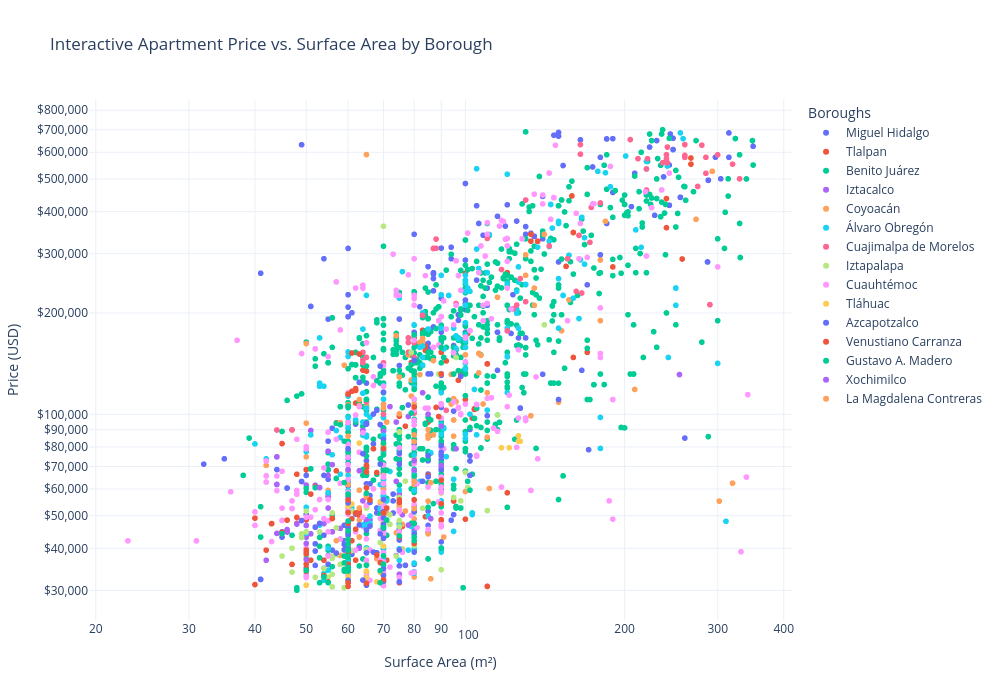

Notebook code cell kept with this figure:
### Markdown cell above
## 2.3 Price vs Size

- Showing: 
    - how size affects prices as it goes up or down and its distribution across a Scatter Plot (created using Plotly)
    - When you view the plot, you can click on any borough name in the legend to hide/show its data, or double-click a borough to isolate it completely while hiding all others - useful to compare two boroughs on top of each other

### Code cell
# Create an interactive scatter plot with log scaling
fig = px.scatter(
    df1,
    x='surface_covered_in_m2',
    y='price_aprox_usd',
    color='borough',                     
    log_x=True,                         
    log_y=True,                         
    hover_data=['borough', 'price_aprox_usd', 'surface_covered_in_m2'], 
    title='Interactive Apartment Price vs. Surface Area by Borough',
    labels={
        'surface_covered_in_m2': 'Surface Area (m²)',
        'price_aprox_usd': 'Price (USD)',
        'borough': 'Boroughs'
    },
    width=1000,
    height=700
)

# Format the axis ticks with clean numbers instead of scientific notation
fig.update_layout(
    xaxis=dict(tickformat=",.0f"),
    yaxis=dict(tickformat="$,.0f"),
    template="plotly_white"  
)

fig.show()

### Figure 1 — Plotly figure (JSON) as saved in the notebook; plotly's stock layout.template omitted (floating-point values rounded to 4 significant figures; data arrays with more than 128 entries replaced by an {"elided": "..."} marker saying what was removed)
{"data": [{"customdata": {"elided": "243x1 str values"}, "hovertemplate": "Boroughs=%{customdata[0]}<br>Surface Area (m²)=%{x}<br>Price (USD)=%{y}<extra></extra>", "legendgroup": "Miguel Hidalgo", "marker": {"color": "#636efa", "symbol": "circle"}, "mode": "markers", "name": "Miguel Hidalgo", "showlegend": true, "type": "scattergl", "x": {"elided": "243 float values"}, "xaxis": "x", "y": {"elided": "243 float values"}, "yaxis": "y"}, {"customdata": [["Tlalpan"], ["Tlalpan"], ["Tlalpan"], ["Tlalpan"], ["Tlalpan"], ["Tlalpan"], ["Tlalpan"], ["Tlalpan"], ["Tlalpan"], ["Tlalpan"], ["Tlalpan"], ["Tlalpan"], ["Tlalpan"], ["Tlalpan"], ["Tlalpan"], ["Tlalpan"], ["Tlalpan"], ["Tlalpan"], ["Tlalpan"], ["Tlalpan"], ["Tlalpan"], ["Tlalpan"], ["Tlalpan"], ["Tlalpan"], ["Tlalpan"], ["Tlalpan"], ["Tlalpan"], ["Tlalpan"], ["Tlalpan"], ["Tlalpan"], ["Tlalpan"], ["Tlalpan"], ["Tlalpan"], ["Tlalpan"], ["Tlalpan"], ["Tlalpan"], ["Tlalpan"], ["Tlalpan"], ["Tlalpan"], ["Tlalpan"], ["Tlalpan"], ["Tlalpan"], ["Tlalpan"], ["Tlalpan"], ["Tlalpan"], ["Tlalpan"], ["Tlalpan"], ["Tlalpan"], ["Tlalpan"], ["Tlalpan"], ["Tlalpan"], ["Tlalpan"], ["Tlalpan"], ["Tlalpan"], ["Tlalpan"], ["Tlalpan"], ["Tlalpan"], ["Tlalpan"], ["Tlalpan"], ["Tlalpan"], ["Tlalpan"], ["Tlalpan"], ["Tlalpan"], ["Tlalpan"], ["Tlalpan"], ["Tlalpan"], ["Tlalpan"], ["Tlalpan"], ["Tlalpan"], ["Tlalpan"], ["Tlalpan"], ["Tlalpan"], ["Tlalpan"], ["Tlalpan"], ["Tlalpan"], ["Tlalpan"], ["Tlalpan"], ["Tlalpan"], ["Tlalpan"], ["Tlalpan"], ["Tlalpan"], ["Tlalpan"], ["Tlalpan"], ["Tlalpan"]], "hovertemplate": "Boroughs=%{customdata[0]}<br>Surface Area (m²)=%{x}<br>Price (USD)=%{y}<extra></extra>", "legendgroup": "Tlalpan", "marker": {"color": "#EF553B", "symbol": "circle"}, "mode": "markers", "name": "Tlalpan", "showlegend": true, "type": "scattergl", "x": [100.0, 64.0, 95.0, 65.0, 50.0, 76.0, 137.0, 71.0, 110.0, 120.0, 63.0, 57.0, 57.0, 100.0, 48.0, 101.0, 103.0, 240.0, 63.0, 84.0, 50.0, 75.0, 85.0, 100.0, 240.0, 50.0, 133.0, 104.0, 267.0, 90.0, 170.0, 63.0, 92.0, 90.0, 79.0, 84.0, 137.0, 61.0, 137.0, 98.0, 48.0, 267.0, 70.0, 50.0, 85.0, 133.0, 110.0, 110.0, 120.0, 90.0, 97.0, 79.0, 57.0, 75.0, 97.0, 110.0, 160.0, 110.0, 160.0, 100.0, 137.0, 80.0, 155.0, 97.0, 84.0, 63.0, 45.0, 84.0, 160.0, 104.0, 105.0, 90.0, 62.0, 65.0, 257.0, 159.0, 75.0, 80.0, 160.0, 57.0, 65.0, 83.0, 190.0, 110.0], "xaxis": "x", "y": [48820.0, 135200.0, 55270.0, 69550.0, 68490.0, 46470.0, 326700.0, 36890.0, 30840.0, 263500.0, 51630.0, 94310.0, 94310.0, 136500.0, 47420.0, 173600.0, 97470.0, 358400.0, 50050.0, 154800.0, 68490.0, 98790.0, 65870.0, 262400.0, 437300.0, 48630.0, 326700.0, 103900.0, 577100.0, 116300.0, 152800.0, 43210.0, 144000.0, 48440.0, 142400.0, 154800.0, 326700.0, 48970.0, 326700.0, 131000.0, 66380.0, 553200.0, 86150.0, 68490.0, 94860.0, 342500.0, 141200.0, 141200.0, 58480.0, 152800.0, 126200.0, 142400.0, 94310.0, 31610.0, 126200.0, 141200.0, 346700.0, 30840.0, 346700.0, 110600.0, 326700.0, 168600.0, 275000.0, 126200.0, 49640.0, 50410.0, 81870.0, 159300.0, 346700.0, 103400.0, 104100.0, 48640.0, 108000.0, 69440.0, 289200.0, 445200.0, 98790.0, 68010.0, 147500.0, 94310.0, 134400.0, 177700.0, 274000.0, 141200.0], "yaxis": "y"}, {"customdata": {"elided": "774x1 str values"}, "hovertemplate": "Boroughs=%{customdata[0]}<br>Surface Area (m²)=%{x}<br>Price (USD)=%{y}<extra></extra>", "legendgroup": "Benito Juárez", "marker": {"color": "#00cc96", "symbol": "circle"}, "mode": "markers", "name": "Benito Juárez", "showlegend": true, "type": "scattergl", "x": {"elided": "774 float values"}, "xaxis": "x", "y": {"elided": "774 float values"}, "yaxis": "y"}, {"customdata": [["Iztacalco"], ["Iztacalco"], ["Iztacalco"], ["Iztacalco"], ["Iztacalco"], ["Iztacalco"], ["Iztacalco"], ["Iztacalco"], ["Iztacalco"], ["Iztacalco"], ["Iztacalco"], ["Iztacalco"], ["Iztacalco"], ["Iztacalco"], ["Iztacalco"], ["Iztacalco"], ["Iztacalco"], ["Iztacalco"], ["Iztacalco"], ["Iztacalco"], ["Iztacalco"], ["Iztacalco"], ["Iztacalco"], ["Iztacalco"], ["Iztacalco"], ["Iztacalco"], ["Iztacalco"], ["Iztacalco"], ["Iztacalco"], ["Iztacalco"], ["Iztacalco"], ["Iztacalco"], ["Iztacalco"], ["Iztacalco"], ["Iztacalco"], ["Iztacalco"], ["Iztacalco"], ["Iztacalco"], ["Iztacalco"], ["Iztacalco"], ["Iztacalco"], ["Iztacalco"], ["Iztacalco"], ["Iztacalco"], ["Iztacalco"], ["Iztacalco"], ["Iztacalco"], ["Iztacalco"], ["Iztacalco"], ["Iztacalco"], ["Iztacalco"], ["Iztacalco"], ["Iztacalco"], ["Iztacalco"], ["Iztacalco"], ["Iztacalco"], ["Iztacalco"], ["Iztacalco"], ["Iztacalco"], ["Iztacalco"], ["Iztacalco"], ["Iztacalco"], ["Iztacalco"], ["Iztacalco"], ["Iztacalco"], ["Iztacalco"], ["Iztacalco"], ["Iztacalco"], ["Iztacalco"], ["Iztacalco"], ["Iztacalco"], ["Iztacalco"], ["Iztacalco"], ["Iztacalco"], ["Iztacalco"], ["Iztacalco"], ["Iztacalco"], ["Iztacalco"], ["Iztacalco"]], "hovertemplate": "Boroughs=%{customdata[0]}<br>Surface Area (m²)=%{x}<br>Price (USD)=%{y}<extra></extra>", "legendgroup": "Iztacalco", "marker": {"color": "#ab63fa", "symbol": "circle"}, "mode": "markers", "name": "Iztacalco", "showlegend": true, "type": "scattergl", "x": [56.0, 254.0, 80.0, 54.0, 46.0, 80.0, 78.0, 51.0, 74.0, 64.0, 46.0, 69.0, 48.0, 70.0, 64.0, 50.0, 64.0, 83.0, 74.0, 50.0, 76.0, 44.0, 56.0, 51.0, 70.0, 63.0, 52.0, 65.0, 70.0, 75.0, 66.0, 75.0, 96.0, 50.0, 44.0, 56.0, 52.0, 72.0, 51.0, 44.0, 74.0, 46.0, 56.0, 85.0, 55.0, 46.0, 52.0, 55.0, 55.0, 55.0, 64.0, 50.0, 63.0, 58.0, 60.0, 56.0, 44.0, 50.0, 55.0, 44.0, 50.0, 70.0, 80.0, 55.0, 60.0, 63.0, 44.0, 50.0, 65.0, 50.0, 64.0, 74.0, 60.0, 55.0, 65.0, 42.0, 80.0, 52.0, 65.0], "xaxis": "x", "y": [70880.0, 131200.0, 68070.0, 47380.0, 44730.0, 68070.0, 98520.0, 89510.0, 38040.0, 89570.0, 44730.0, 54690.0, 47210.0, 33300.0, 46630.0, 44200.0, 55320.0, 115900.0, 38040.0, 43200.0, 50330.0, 61900.0, 44780.0, 89510.0, 89040.0, 40070.0, 61540.0, 57970.0, 46150.0, 33500.0, 48580.0, 57960.0, 79030.0, 43200.0, 61900.0, 44780.0, 61540.0, 105400.0, 44160.0, 44300.0, 94860.0, 44730.0, 44780.0, 100100.0, 65860.0, 45490.0, 46210.0, 52690.0, 57980.0, 56870.0, 89570.0, 61650.0, 40070.0, 45840.0, 33510.0, 44780.0, 61900.0, 43200.0, 56870.0, 74780.0, 43200.0, 33510.0, 43210.0, 77710.0, 39510.0, 67980.0, 74760.0, 43200.0, 33120.0, 46780.0, 89570.0, 63220.0, 39950.0, 77710.0, 48630.0, 36880.0, 45430.0, 61540.0, 45430.0], "yaxis": "y"}, {"customdata": [["Coyoacán"], ["Coyoacán"], ["Coyoacán"], ["Coyoacán"], ["Coyoacán"], ["Coyoacán"], ["Coyoacán"], ["Coyoacán"], ["Coyoacán"], ["Coyoacán"], ["Coyoacán"], ["Coyoacán"], ["Coyoacán"], ["Coyoacán"], ["Coyoacán"], ["Coyoacán"], ["Coyoacán"], ["Coyoacán"], ["Coyoacán"], ["Coyoacán"], ["Coyoacán"], ["Coyoacán"], ["Coyoacán"], ["Coyoacán"], ["Coyoacán"], ["Coyoacán"], ["Coyoacán"], ["Coyoacán"], ["Coyoacán"], ["Coyoacán"], ["Coyoacán"], ["Coyoacán"], ["Coyoacán"], ["Coyoacán"], ["Coyoacán"], ["Coyoacán"], ["Coyoacán"], ["Coyoacán"], ["Coyoacán"], ["Coyoacán"], ["Coyoacán"], ["Coyoacán"], ["Coyoacán"], ["Coyoacán"], ["Coyoacán"], ["Coyoacán"], ["Coyoacán"], ["Coyoacán"], ["Coyoacán"], ["Coyoacán"], ["Coyoacán"], ["Coyoacán"], ["Coyoacán"], ["Coyoacán"], ["Coyoacán"], ["Coyoacán"], ["Coyoacán"], ["Coyoacán"], ["Coyoacán"], ["Coyoacán"], ["Coyoacán"], ["Coyoacán"], ["Coyoacán"], ["Coyoacán"], ["Coyoacán"], ["Coyoacán"], ["Coyoacán"], ["Coyoacán"], ["Coyoacán"], ["Coyoacán"], ["Coyoacán"], ["Coyoacán"], ["Coyoacán"], ["Coyoacán"], ["Coyoacán"], ["Coyoacán"], ["Coyoacán"], ["Coyoacán"], ["Coyoacán"], ["Coyoacán"], ["Coyoacán"], ["Coyoacán"], ["Coyoacán"], ["Coyoacán"], ["Coyoacán"], ["Coyoacán"], ["Coyoacán"], ["Coyoacán"], ["Coyoacán"], ["Coyoacán"], ["Coyoacán"], ["Coyoacán"], ["Coyoacán"], ["Coyoacán"], ["Coyoacán"], ["Coyoacán"], ["Coyoacán"], ["Coyoacán"], ["Coyoacán"], ["Coyoacán"], ["Coyoacán"], ["Coyoacán"], ["Coyoacán"], ["Coyoacán"], ["Coyoacán"], ["Coyoacán"], ["Coyoacán"], ["Coyoacán"], ["Coyoacán"], ["Coyoacán"], ["Coyoacán"], ["Coyoacán"], ["Coyoacán"], ["Coyoacán"], ["Coyoacán"], ["Coyoacán"], ["Coyoacán"], ["Coyoacán"], ["Coyoacán"], ["Coyoacán"], ["Coyoacán"], ["Coyoacán"], ["Coyoacán"], ["Coyoacán"], ["Coyoacán"]], "hovertemplate": "Boroughs=%{customdata[0]}<br>Surface Area (m²)=%{x}<br>Price (USD)=%{y}<extra></extra>", "legendgroup": "Coyoacán", "marker": {"color": "#FFA15A", "symbol": "circle"}, "mode": "markers", "name": "Coyoacán", "showlegend": true, "type": "scattergl", "x": [50.0, 100.0, 86.0, 80.0, 302.0, 63.0, 60.0, 63.0, 76.0, 70.0, 293.0, 108.0, 80.0, 133.0, 75.0, 180.0, 180.0, 94.0, 66.0, 110.0, 78.0, 86.0, 70.0, 60.0, 42.0, 85.0, 70.0, 80.0, 94.0, 74.0, 110.0, 65.0, 65.0, 152.0, 75.0, 85.0, 70.0, 70.0, 75.0, 83.0, 70.0, 60.0, 75.0, 60.0, 74.0, 83.0, 60.0, 78.0, 90.0, 70.0, 75.0, 87.0, 79.0, 70.0, 63.0, 106.0, 55.0, 42.0, 85.0, 100.0, 82.0, 83.0, 59.0, 80.0, 70.0, 90.0, 80.0, 63.0, 85.0, 70.0, 65.0, 135.0, 91.0, 95.0, 150.0, 70.0, 60.0, 111.0, 60.0, 80.0, 70.0, 75.0, 60.0, 85.0, 50.0, 157.0, 60.0, 82.0, 60.0, 77.0, 80.0, 63.0, 90.0, 293.0, 75.0, 85.0, 71.0, 68.0, 63.0, 115.0, 135.0, 85.0, 100.0, 141.0, 76.0, 60.0, 95.0, 58.0, 60.0, 90.0, 107.0, 70.0, 106.0, 87.0, 50.0, 65.0, 70.0, 58.0, 96.0, 320.0, 71.0, 70.0, 95.0, 65.0, 79.0], "xaxis": "x", "y": [94140.0, 58990.0, 62640.0, 107300.0, 55250.0, 52700.0, 47680.0, 106100.0, 39770.0, 62430.0, 526900.0, 107300.0, 86860.0, 99070.0, 53110.0, 189700.0, 287200.0, 131400.0, 47190.0, 85530.0, 150200.0, 32470.0, 61880.0, 106700.0, 70550.0, 85550.0, 39770.0, 73900.0, 107300.0, 44500.0, 115900.0, 590700.0, 33980.0, 177100.0, 47140.0, 44150.0, 77570.0, 65860.0, 129100.0, 163800.0, 76400.0, 61880.0, 100400.0, 67580.0, 171300.0, 168000.0, 106700.0, 150200.0, 55250.0, 63900.0, 48100.0, 86880.0, 113300.0, 107300.0, 110600.0, 151700.0, 59430.0, 70550.0, 85000.0, 158100.0, 131200.0, 168000.0, 140000.0, 48890.0, 47680.0, 80610.0, 82930.0, 43180.0, 86860.0, 81080.0, 56800.0, 210700.0, 43200.0, 86140.0, 108600.0, 44660.0, 47680.0, 60220.0, 106700.0, 32880.0, 104300.0, 53780.0, 81080.0, 55240.0, 162200.0, 218900.0, 61880.0, 163700.0, 86140.0, 51630.0, 61900.0, 59540.0, 107300.0, 526900.0, 88760.0, 86860.0, 94860.0, 37250.0, 48520.0, 222600.0, 237100.0, 90090.0, 150200.0, 342500.0, 47130.0, 40390.0, 96210.0, 94440.0, 53100.0, 58990.0, 149600.0, 54790.0, 132800.0, 144400.0, 74760.0, 105400.0, 60060.0, 38090.0, 109100.0, 62450.0, 50900.0, 44940.0, 111300.0, 53160.0, 126400.0], "yaxis": "y"}, {"customdata": {"elided": "248x1 str values"}, "hovertemplate": "Boroughs=%{customdata[0]}<br>Surface Area (m²)=%{x}<br>Price (USD)=%{y}<extra></extra>", "legendgroup": "Álvaro Obregón", "marker": {"color": "#19d3f3", "symbol": "circle"}, "mode": "markers", "name": "Álvaro Obregón", "showlegend": true, "type": "scattergl", "x": {"elided": "248 float values"}, "xaxis": "x", "y": {"elided": "248 float values"}, "yaxis": "y"}, {"customdata": [["Cuajimalpa de Morelos"], ["Cuajimalpa de Morelos"], ["Cuajimalpa de Morelos"], ["Cuajimalpa de Morelos"], ["Cuajimalpa de Morelos"], ["Cuajimalpa de Morelos"], ["Cuajimalpa de Morelos"], ["Cuajimalpa de Morelos"], ["Cuajimalpa de Morelos"], ["Cuajimalpa de Morelos"], ["Cuajimalpa de Morelos"], ["Cuajimalpa de Morelos"], ["Cuajimalpa de Morelos"], ["Cuajimalpa de Morelos"], ["Cuajimalpa de Morelos"], ["Cuajimalpa de Morelos"], ["Cuajimalpa de Morelos"], ["Cuajimalpa de Morelos"], ["Cuajimalpa de Morelos"], ["Cuajimalpa de Morelos"], ["Cuajimalpa de Morelos"], ["Cuajimalpa de Morelos"], ["Cuajimalpa de Morelos"], ["Cuajimalpa de Morelos"], ["Cuajimalpa de Morelos"], ["Cuajimalpa de Morelos"], ["Cuajimalpa de Morelos"], ["Cuajimalpa de Morelos"], ["Cuajimalpa de Morelos"], ["Cuajimalpa de Morelos"], ["Cuajimalpa de Morelos"], ["Cuajimalpa de Morelos"], ["Cuajimalpa de Morelos"], ["Cuajimalpa de Morelos"], ["Cuajimalpa de Morelos"], ["Cuajimalpa de Morelos"], ["Cuajimalpa de Morelos"], ["Cuajimalpa de Morelos"], ["Cuajimalpa de Morelos"], ["Cuajimalpa de Morelos"], ["Cuajimalpa de Morelos"], ["Cuajimalpa de Morelos"], ["Cuajimalpa de Morelos"], ["Cuajimalpa de Morelos"], ["Cuajimalpa de Morelos"], ["Cuajimalpa de Morelos"], ["Cuajimalpa de Morelos"], ["Cuajimalpa de Morelos"], ["Cuajimalpa de Morelos"], ["Cuajimalpa de Morelos"], ["Cuajimalpa de Morelos"], ["Cuajimalpa de Morelos"], ["Cuajimalpa de Morelos"], ["Cuajimalpa de Morelos"], ["Cuajimalpa de Morelos"], ["Cuajimalpa de Morelos"], ["Cuajimalpa de Morelos"], ["Cuajimalpa de Morelos"], ["Cuajimalpa de Morelos"], ["Cuajimalpa de Morelos"], ["Cuajimalpa de Morelos"], ["Cuajimalpa de Morelos"], ["Cuajimalpa de Morelos"], ["Cuajimalpa de Morelos"], ["Cuajimalpa de Morelos"], ["Cuajimalpa de Morelos"], ["Cuajimalpa de Morelos"], ["Cuajimalpa de Morelos"], ["Cuajimalpa de Morelos"], ["Cuajimalpa de Morelos"], ["Cuajimalpa de Morelos"], ["Cuajimalpa de Morelos"], ["Cuajimalpa de Morelos"], ["Cuajimalpa de Morelos"], ["Cuajimalpa de Morelos"], ["Cuajimalpa de Morelos"], ["Cuajimalpa de Morelos"], ["Cuajimalpa de Morelos"], ["Cuajimalpa de Morelos"], ["Cuajimalpa de Morelos"], ["Cuajimalpa de Morelos"], ["Cuajimalpa de Morelos"], ["Cuajimalpa de Morelos"], ["Cuajimalpa de Morelos"], ["Cuajimalpa de Morelos"], ["Cuajimalpa de Morelos"], ["Cuajimalpa de Morelos"]], "hovertemplate": "Boroughs=%{customdata[0]}<br>Surface Area (m²)=%{x}<br>Price (USD)=%{y}<extra></extra>", "legendgroup": "Cuajimalpa de Morelos", "marker": {"color": "#FF6692", "symbol": "circle"}, "mode": "markers", "name": "Cuajimalpa de Morelos", "showlegend": true, "type": "scattergl", "x": [83.0, 320.0, 47.0, 65.0, 162.0, 44.0, 212.0, 80.0, 110.0, 330.0, 221.0, 241.0, 117.0, 205.0, 80.0, 110.0, 280.0, 156.0, 240.0, 127.0, 83.0, 78.0, 290.0, 78.0, 96.0, 47.0, 125.0, 83.0, 130.0, 80.0, 65.0, 285.0, 220.0, 120.0, 78.0, 156.0, 130.0, 80.0, 87.0, 285.0, 260.0, 173.0, 47.0, 80.0, 166.0, 144.0, 70.0, 241.0, 172.0, 300.0, 65.0, 83.0, 123.0, 65.0, 220.0, 241.0, 80.0, 164.0, 64.0, 180.0, 64.0, 275.0, 236.0, 92.0, 83.0, 78.0, 165.0, 260.0, 80.0, 87.0, 83.0, 78.0, 240.0, 165.0, 87.0, 260.0, 64.0, 290.0, 88.0, 241.0, 120.0, 47.0, 80.0, 88.0, 87.0, 78.0, 70.0], "xaxis": "x", "y": [196800.0, 553300.0, 89900.0, 147600.0, 231800.0, 89830.0, 574300.0, 163400.0, 332800.0, 500500.0, 574300.0, 558500.0, 269200.0, 654500.0, 100900.0, 337200.0, 630000.0, 289800.0, 574400.0, 253000.0, 196800.0, 152800.0, 211700.0, 163400.0, 213400.0, 89900.0, 211100.0, 196800.0, 216000.0, 163400.0, 108900.0, 519600.0, 463600.0, 177000.0, 168600.0, 289800.0, 432900.0, 163400.0, 310900.0, 579700.0, 587500.0, 411700.0, 89900.0, 163300.0, 229200.0, 316200.0, 100100.0, 558600.0, 324100.0, 590000.0, 108900.0, 196800.0, 205500.0, 108900.0, 535400.0, 558600.0, 147600.0, 339800.0, 152800.0, 424300.0, 142300.0, 475000.0, 558600.0, 102700.0, 196800.0, 152800.0, 592400.0, 579600.0, 100900.0, 310900.0, 196800.0, 168600.0, 590200.0, 632400.0, 310900.0, 632400.0, 144900.0, 211600.0, 311200.0, 621800.0, 177000.0, 89900.0, 147600.0, 331500.0, 310900.0, 168600.0, 142300.0], "yaxis": "y"}, {"customdata": [["Iztapalapa"], ["Iztapalapa"], ["Iztapalapa"], ["Iztapalapa"], ["Iztapalapa"], ["Iztapalapa"], ["Iztapalapa"], ["Iztapalapa"], ["Iztapalapa"], ["Iztapalapa"], ["Iztapalapa"], ["Iztapalapa"], ["Iztapalapa"], ["Iztapalapa"], ["Iztapalapa"], ["Iztapalapa"], ["Iztapalapa"], ["Iztapalapa"], ["Iztapalapa"], ["Iztapalapa"], ["Iztapalapa"], ["Iztapalapa"], ["Iztapalapa"], ["Iztapalapa"], ["Iztapalapa"], ["Iztapalapa"], ["Iztapalapa"], ["Iztapalapa"], ["Iztapalapa"], ["Iztapalapa"], ["Iztapalapa"], ["Iztapalapa"], ["Iztapalapa"], ["Iztapalapa"], ["Iztapalapa"], ["Iztapalapa"], ["Iztapalapa"], ["Iztapalapa"], ["Iztapalapa"], ["Iztapalapa"], ["Iztapalapa"], ["Iztapalapa"], ["Iztapalapa"], ["Iztapalapa"], ["Iztapalapa"], ["Iztapalapa"], ["Iztapalapa"], ["Iztapalapa"], ["Iztapalapa"], ["Iztapalapa"], ["Iztapalapa"], ["Iztapalapa"], ["Iztapalapa"], ["Iztapalapa"], ["Iztapalapa"], ["Iztapalapa"], ["Iztapalapa"], ["Iztapalapa"], ["Iztapalapa"], ["Iztapalapa"], ["Iztapalapa"], ["Iztapalapa"], ["Iztapalapa"], ["Iztapalapa"], ["Iztapalapa"], ["Iztapalapa"], ["Iztapalapa"], ["Iztapalapa"], ["Iztapalapa"], ["Iztapalapa"], ["Iztapalapa"], ["Iztapalapa"], ["Iztapalapa"], ["Iztapalapa"], ["Iztapalapa"], ["Iztapalapa"], ["Iztapalapa"], ["Iztapalapa"], ["Iztapalapa"], ["Iztapalapa"], ["Iztapalapa"], ["Iztapalapa"], ["Iztapalapa"]], "hovertemplate": "Boroughs=%{customdata[0]}<br>Surface Area (m²)=%{x}<br>Price (USD)=%{y}<extra></extra>", "legendgroup": "Iztapalapa", "marker": {"color": "#B6E880", "symbol": "circle"}, "mode": "markers", "name": "Iztapalapa", "showlegend": true, "type": "scattergl", "x": [61.0, 65.0, 56.0, 60.0, 65.0, 101.0, 98.0, 75.0, 56.0, 72.0, 47.0, 110.0, 49.0, 54.0, 57.0, 47.0, 50.0, 60.0, 96.0, 75.0, 65.0, 50.0, 90.0, 70.0, 74.0, 70.0, 61.0, 60.0, 57.0, 54.0, 70.0, 69.0, 58.0, 45.0, 60.0, 65.0, 70.0, 141.0, 83.0, 50.0, 50.0, 89.0, 90.0, 50.0, 50.0, 56.0, 60.0, 50.0, 80.0, 80.0, 76.0, 69.0, 77.0, 100.0, 49.0, 90.0, 72.0, 60.0, 55.0, 75.0, 59.0, 56.0, 56.0, 90.0, 65.0, 49.0, 60.0, 79.0, 65.0, 52.0, 49.0, 50.0, 75.0, 53.0, 49.0, 80.0, 50.0, 49.0, 72.0, 115.0, 95.0, 58.0, 60.0], "xaxis": "x", "y": [39410.0, 35980.0, 30720.0, 34720.0, 31720.0, 60590.0, 55330.0, 46360.0, 37930.0, 50330.0, 33990.0, 51770.0, 44170.0, 32910.0, 38330.0, 40040.0, 41370.0, 63930.0, 147500.0, 56640.0, 60590.0, 44780.0, 54280.0, 31590.0, 37920.0, 361900.0, 51630.0, 34250.0, 46000.0, 34830.0, 33510.0, 36510.0, 35830.0, 37940.0, 34250.0, 60590.0, 48630.0, 184400.0, 52570.0, 31090.0, 32920.0, 131700.0, 34560.0, 44780.0, 44780.0, 33490.0, 44280.0, 51590.0, 51110.0, 40770.0, 39510.0, 41620.0, 63340.0, 67190.0, 44170.0, 58390.0, 47120.0, 34560.0, 32860.0, 48400.0, 30580.0, 51000.0, 37350.0, 131700.0, 52680.0, 44170.0, 41890.0, 152600.0, 39780.0, 32820.0, 43090.0, 37930.0, 88510.0, 44790.0, 43090.0, 51120.0, 33610.0, 43090.0, 47120.0, 99520.0, 56630.0, 35880.0, 32170.0], "yaxis": "y"}, {"customdata": {"elided": "310x1 str values"}, "hovertemplate": "Boroughs=%{customdata[0]}<br>Surface Area (m²)=%{x}<br>Price (USD)=%{y}<extra></extra>", "legendgroup": "Cuauhtémoc", "marker": {"color": "#FF97FF", "symbol": "circle"}, "mode": "markers", "name": "Cuauhtémoc", "showlegend": true, "type": "scattergl", "x": {"elided": "310 float values"}, "xaxis": "x", "y": {"elided": "310 float values"}, "yaxis": "y"}, {"customdata": [["Tláhuac"], ["Tláhuac"], ["Tláhuac"], ["Tláhuac"], ["Tláhuac"], ["Tláhuac"], ["Tláhuac"], ["Tláhuac"], ["Tláhuac"], ["Tláhuac"], ["Tláhuac"], ["Tláhuac"], ["Tláhuac"], ["Tláhuac"], ["Tláhuac"], ["Tláhuac"], ["Tláhuac"], ["Tláhuac"], ["Tláhuac"], ["Tláhuac"], ["Tláhuac"], ["Tláhuac"], ["Tláhuac"], ["Tláhuac"], ["Tláhuac"], ["Tláhuac"]], "hovertemplate": "Boroughs=%{customdata[0]}<br>Surface Area (m²)=%{x}<br>Price (USD)=%{y}<extra></extra>", "legendgroup": "Tláhuac", "marker": {"color": "#FECB52", "symbol": "circle"}, "mode": "markers", "name": "Tláhuac", "showlegend": true, "type": "scattergl", "x": [60.0, 50.0, 60.0, 60.0, 127.0, 60.0, 60.0, 65.0, 121.0, 126.0, 63.0, 65.0, 61.0, 69.0, 70.0, 68.0, 69.0, 50.0, 60.0, 69.0, 69.0, 60.0, 117.0, 50.0, 126.0, 60.0], "xaxis": "x", "y": [53400.0, 38300.0, 33930.0, 53400.0, 83180.0, 32760.0, 33930.0, 32760.0, 79570.0, 83160.0, 82140.0, 34250.0, 54170.0, 33930.0, 40590.0, 31820.0, 54950.0, 39250.0, 34510.0, 54930.0, 54950.0, 53400.0, 79570.0, 31090.0, 86380.0, 53400.0], "yaxis": "y"}, {"customdata": [["Azcapotzalco"], ["Azcapotzalco"], ["Azcapotzalco"], ["Azcapotzalco"], ["Azcapotzalco"], ["Azcapotzalco"], ["Azcapotzalco"], ["Azcapotzalco"], ["Azcapotzalco"], ["Azcapotzalco"], ["Azcapotzalco"], ["Azcapotzalco"], ["Azcapotzalco"], ["Azcapotzalco"], ["Azcapotzalco"], ["Azcapotzalco"], ["Azcapotzalco"], ["Azcapotzalco"], ["Azcapotzalco"], ["Azcapotzalco"], ["Azcapotzalco"], ["Azcapotzalco"], ["Azcapotzalco"], ["Azcapotzalco"], ["Azcapotzalco"], ["Azcapotzalco"], ["Azcapotzalco"], ["Azcapotzalco"], ["Azcapotzalco"], ["Azcapotzalco"], ["Azcapotzalco"], ["Azcapotzalco"], ["Azcapotzalco"], ["Azcapotzalco"], ["Azcapotzalco"], ["Azcapotzalco"], ["Azcapotzalco"], ["Azcapotzalco"], ["Azcapotzalco"], ["Azcapotzalco"], ["Azcapotzalco"], ["Azcapotzalco"], ["Azcapotzalco"], ["Azcapotzalco"], ["Azcapotzalco"], ["Azcapotzalco"], ["Azcapotzalco"], ["Azcapotzalco"], ["Azcapotzalco"], ["Azcapotzalco"], ["Azcapotzalco"], ["Azcapotzalco"], ["Azcapotzalco"], ["Azcapotzalco"], ["Azcapotzalco"], ["Azcapotzalco"], ["Azcapotzalco"], ["Azcapotzalco"], ["Azcapotzalco"], ["Azcapotzalco"], ["Azcapotzalco"], ["Azcapotzalco"], ["Azcapotzalco"], ["Azcapotzalco"], ["Azcapotzalco"], ["Azcapotzalco"], ["Azcapotzalco"], ["Azcapotzalco"], ["Azcapotzalco"], ["Azcapotzalco"], ["Azcapotzalco"], ["Azcapotzalco"], ["Azcapotzalco"], ["Azcapotzalco"], ["Azcapotzalco"], ["Azcapotzalco"], ["Azcapotzalco"], ["Azcapotzalco"], ["Azcapotzalco"], ["Azcapotzalco"], ["Azcapotzalco"], ["Azcapotzalco"], ["Azcapotzalco"], ["Azcapotzalco"], ["Azcapotzalco"], ["Azcapotzalco"], ["Azcapotzalco"], ["Azcapotzalco"], ["Azcapotzalco"], ["Azcapotzalco"], ["Azcapotzalco"], ["Azcapotzalco"], ["Azcapotzalco"], ["Azcapotzalco"], ["Azcapotzalco"], ["Azcapotzalco"], ["Azcapotzalco"], ["Azcapotzalco"], ["Azcapotzalco"], ["Azcapotzalco"], ["Azcapotzalco"], ["Azcapotzalco"], ["Azcapotzalco"], ["Azcapotzalco"], ["Azcapotzalco"], ["Azcapotzalco"], ["Azcapotzalco"]], "hovertemplate": "Boroughs=%{customdata[0]}<br>Surface Area (m²)=%{x}<br>Price (USD)=%{y}<extra></extra>", "legendgroup": "Azcapotzalco", "marker": {"color": "#636efa", "symbol": "circle"}, "mode": "markers", "name": "Azcapotzalco", "showlegend": true, "type": "scattergl", "x": [70.0, 90.0, 98.0, 64.0, 75.0, 49.0, 75.0, 70.0, 60.0, 90.0, 70.0, 75.0, 52.0, 90.0, 60.0, 85.0, 150.0, 69.0, 70.0, 64.0, 65.0, 65.0, 67.0, 75.0, 60.0, 60.0, 66.0, 70.0, 98.0, 49.0, 80.0, 69.0, 130.0, 102.0, 65.0, 63.0, 60.0, 102.0, 54.0, 70.0, 67.0, 77.0, 41.0, 65.0, 94.0, 46.0, 70.0, 80.0, 80.0, 55.0, 80.0, 70.0, 44.0, 65.0, 64.0, 69.0, 60.0, 46.0, 68.0, 69.0, 65.0, 90.0, 49.0, 41.0, 60.0, 80.0, 63.0, 59.0, 49.0, 60.0, 60.0, 65.0, 69.0, 65.0, 102.0, 65.0, 46.0, 77.0, 54.0, 65.0, 63.0, 65.0, 57.0, 65.0, 140.0, 68.0, 63.0, 90.0, 60.0, 41.0, 85.0, 69.0, 75.0, 66.0, 70.0, 60.0, 80.0, 70.0, 83.0, 65.0, 67.0, 80.0, 102.0, 70.0, 65.0, 65.0, 53.0], "xaxis": "x", "y": [55850.0, 77140.0, 129700.0, 76400.0, 31820.0, 48340.0, 71130.0, 45840.0, 55850.0, 75380.0, 42820.0, 76610.0, 46260.0, 68510.0, 44200.0, 75380.0, 110700.0, 93260.0, 31930.0, 76400.0, 94050.0, 38780.0, 81660.0, 42820.0, 47630.0, 54580.0, 54760.0, 51390.0, 129700.0, 63170.0, 144600.0, 139100.0, 168600.0, 72690.0, 93520.0, 124400.0, 43690.0, 65860.0, 43730.0, 49280.0, 38990.0, 35620.0, 32350.0, 45310.0, 48480.0, 60390.0, 47100.0, 144600.0, 144600.0, 83240.0, 51410.0, 34830.0, 68530.0, 93520.0, 32180.0, 93260.0, 32140.0, 60390.0, 102700.0, 44150.0, 94050.0, 80640.0, 63170.0, 32350.0, 44780.0, 144600.0, 46940.0, 41110.0, 631700.0, 40040.0, 79030.0, 94050.0, 93260.0, 94050.0, 75360.0, 93540.0, 60390.0, 35620.0, 65870.0, 94050.0, 124400.0, 93520.0, 38740.0, 94050.0, 131500.0, 38810.0, 124400.0, 75380.0, 79030.0, 32350.0, 65190.0, 71130.0, 39570.0, 46570.0, 116400.0, 45840.0, 44140.0, 84300.0, 63240.0, 93520.0, 100200.0, 38990.0, 72710.0, 33190.0, 93540.0, 94050.0, 47420.0], "yaxis": "y"}, {"customdata": [["Venustiano Carranza"], ["Venustiano Carranza"], ["Venustiano Carranza"], ["Venustiano Carranza"], ["Venustiano Carranza"], ["Venustiano Carranza"], ["Venustiano Carranza"], ["Venustiano Carranza"], ["Venustiano Carranza"], ["Venustiano Carranza"], ["Venustiano Carranza"], ["Venustiano Carranza"], ["Venustiano Carranza"], ["Venustiano Carranza"], ["Venustiano Carranza"], ["Venustiano Carranza"], ["Venustiano Carranza"], ["Venustiano Carranza"], ["Venustiano Carranza"], ["Venustiano Carranza"], ["Venustiano Carranza"], ["Venustiano Carranza"], ["Venustiano Carranza"], ["Venustiano Carranza"], ["Venustiano Carranza"], ["Venustiano Carranza"], ["Venustiano Carranza"], ["Venustiano Carranza"], ["Venustiano Carranza"], ["Venustiano Carranza"], ["Venustiano Carranza"], ["Venustiano Carranza"], ["Venustiano Carranza"], ["Venustiano Carranza"], ["Venustiano Carranza"], ["Venustiano Carranza"], ["Venustiano Carranza"], ["Venustiano Carranza"], ["Venustiano Carranza"], ["Venustiano Carranza"], ["Venustiano Carranza"], ["Venustiano Carranza"], ["Venustiano Carranza"], ["Venustiano Carranza"], ["Venustiano Carranza"], ["Venustiano Carranza"], ["Venustiano Carranza"], ["Venustiano Carranza"], ["Venustiano Carranza"], ["Venustiano Carranza"], ["Venustiano Carranza"], ["Venustiano Carranza"], ["Venustiano Carranza"], ["Venustiano Carranza"], ["Venustiano Carranza"], ["Venustiano Carranza"], ["Venustiano Carranza"], ["Venustiano Carranza"], ["Venustiano Carranza"], ["Venustiano Carranza"], ["Venustiano Carranza"], ["Venustiano Carranza"], ["Venustiano Carranza"], ["Venustiano Carranza"], ["Venustiano Carranza"], ["Venustiano Carranza"], ["Venustiano Carranza"], ["Venustiano Carranza"], ["Venustiano Carranza"], ["Venustiano Carranza"], ["Venustiano Carranza"], ["Venustiano Carranza"], ["Venustiano Carranza"], ["Venustiano Carranza"], ["Venustiano Carranza"], ["Venustiano Carranza"], ["Venustiano Carranza"]], "hovertemplate": "Boroughs=%{customdata[0]}<br>Surface Area (m²)=%{x}<br>Price (USD)=%{y}<extra></extra>", "legendgroup": "Venustiano Carranza", "marker": {"color": "#EF553B", "symbol": "circle"}, "mode": "markers", "name": "Venustiano Carranza", "showlegend": true, "type": "scattergl", "x": [80.0, 48.0, 50.0, 40.0, 62.0, 89.0, 70.0, 54.0, 50.0, 65.0, 66.0, 50.0, 70.0, 75.0, 60.0, 43.0, 62.0, 88.0, 69.0, 52.0, 43.0, 50.0, 95.0, 50.0, 65.0, 51.0, 62.0, 80.0, 50.0, 70.0, 62.0, 71.0, 40.0, 54.0, 45.0, 56.0, 68.0, 60.0, 60.0, 67.0, 62.0, 56.0, 50.0, 90.0, 90.0, 61.0, 43.0, 57.0, 62.0, 60.0, 43.0, 65.0, 61.0, 61.0, 77.0, 51.0, 43.0, 60.0, 65.0, 60.0, 68.0, 60.0, 55.0, 43.0, 63.0, 43.0, 46.0, 80.0, 90.0, 56.0, 42.0, 60.0, 47.0, 60.0, 75.0, 75.0, 50.0], "xaxis": "x", "y": [41360.0, 49420.0, 34720.0, 31230.0, 117700.0, 98500.0, 32280.0, 33220.0, 34720.0, 60480.0, 55690.0, 35910.0, 50950.0, 54790.0, 31610.0, 47350.0, 36890.0, 104800.0, 36270.0, 60960.0, 47350.0, 35890.0, 131700.0, 34190.0, 70600.0, 57960.0, 117700.0, 55690.0, 38900.0, 79030.0, 45580.0, 52690.0, 49170.0, 36880.0, 44620.0, 49050.0, 38210.0, 114800.0, 38900.0, 79030.0, 50940.0, 49050.0, 38470.0, 131700.0, 63750.0, 152100.0, 47350.0, 67970.0, 119200.0, 35890.0, 47350.0, 31510.0, 42160.0, 117100.0, 92200.0, 36880.0, 47350.0, 51110.0, 67440.0, 114800.0, 67180.0, 30830.0, 31790.0, 47350.0, 151100.0, 47350.0, 48510.0, 105100.0, 54270.0, 49050.0, 39510.0, 47420.0, 35840.0, 55690.0, 55690.0, 43200.0, 39520.0], "yaxis": "y"}, {"customdata": [["Gustavo A. Madero"], ["Gustavo A. Madero"], ["Gustavo A. Madero"], ["Gustavo A. Madero"], ["Gustavo A. Madero"], ["Gustavo A. Madero"], ["Gustavo A. Madero"], ["Gustavo A. Madero"], ["Gustavo A. Madero"], ["Gustavo A. Madero"], ["Gustavo A. Madero"], ["Gustavo A. Madero"], ["Gustavo A. Madero"], ["Gustavo A. Madero"], ["Gustavo A. Madero"], ["Gustavo A. Madero"], ["Gustavo A. Madero"], ["Gustavo A. Madero"], ["Gustavo A. Madero"], ["Gustavo A. Madero"], ["Gustavo A. Madero"], ["Gustavo A. Madero"], ["Gustavo A. Madero"], ["Gustavo A. Madero"], ["Gustavo A. Madero"], ["Gustavo A. Madero"], ["Gustavo A. Madero"], ["Gustavo A. Madero"], ["Gustavo A. Madero"], ["Gustavo A. Madero"], ["Gustavo A. Madero"], ["Gustavo A. Madero"], ["Gustavo A. Madero"], ["Gustavo A. Madero"], ["Gustavo A. Madero"], ["Gustavo A. Madero"], ["Gustavo A. Madero"], ["Gustavo A. Madero"], ["Gustavo A. Madero"], ["Gustavo A. Madero"], ["Gustavo A. Madero"], ["Gustavo A. Madero"], ["Gustavo A. Madero"], ["Gustavo A. Madero"], ["Gustavo A. Madero"], ["Gustavo A. Madero"], ["Gustavo A. Madero"], ["Gustavo A. Madero"], ["Gustavo A. Madero"], ["Gustavo A. Madero"], ["Gustavo A. Madero"], ["Gustavo A. Madero"], ["Gustavo A. Madero"], ["Gustavo A. Madero"], ["Gustavo A. Madero"], ["Gustavo A. Madero"], ["Gustavo A. Madero"], ["Gustavo A. Madero"], ["Gustavo A. Madero"], ["Gustavo A. Madero"], ["Gustavo A. Madero"], ["Gustavo A. Madero"], ["Gustavo A. Madero"], ["Gustavo A. Madero"], ["Gustavo A. Madero"], ["Gustavo A. Madero"], ["Gustavo A. Madero"], ["Gustavo A. Madero"], ["Gustavo A. Madero"], ["Gustavo A. Madero"], ["Gustavo A. Madero"], ["Gustavo A. Madero"], ["Gustavo A. Madero"], ["Gustavo A. Madero"], ["Gustavo A. Madero"], ["Gustavo A. Madero"], ["Gustavo A. Madero"], ["Gustavo A. Madero"], ["Gustavo A. Madero"], ["Gustavo A. Madero"], ["Gustavo A. Madero"], ["Gustavo A. Madero"], ["Gustavo A. Madero"], ["Gustavo A. Madero"], ["Gustavo A. Madero"], ["Gustavo A. Madero"], ["Gustavo A. Madero"], ["Gustavo A. Madero"], ["Gustavo A. Madero"], ["Gustavo A. Madero"], ["Gustavo A. Madero"], ["Gustavo A. Madero"], ["Gustavo A. Madero"], ["Gustavo A. Madero"], ["Gustavo A. Madero"], ["Gustavo A. Madero"], ["Gustavo A. Madero"], ["Gustavo A. Madero"], ["Gustavo A. Madero"], ["Gustavo A. Madero"], ["Gustavo A. Madero"], ["Gustavo A. Madero"], ["Gustavo A. Madero"], ["Gustavo A. Madero"], ["Gustavo A. Madero"], ["Gustavo A. Madero"]], "hovertemplate": "Boroughs=%{customdata[0]}<br>Surface Area (m²)=%{x}<br>Price (USD)=%{y}<extra></extra>", "legendgroup": "Gustavo A. Madero", "marker": {"color": "#00cc96", "symbol": "circle"}, "mode": "markers", "name": "Gustavo A. Madero", "showlegend": true, "type": "scattergl", "x": [110.0, 208.0, 59.0, 51.0, 60.0, 69.0, 60.0, 58.0, 60.0, 69.0, 120.0, 52.0, 60.0, 60.0, 60.0, 80.0, 60.0, 51.0, 130.0, 205.0, 102.0, 59.0, 80.0, 54.0, 60.0, 53.0, 208.0, 130.0, 60.0, 60.0, 58.0, 88.0, 59.0, 58.0, 80.0, 51.0, 56.0, 71.0, 55.0, 58.0, 80.0, 59.0, 217.0, 80.0, 120.0, 51.0, 59.0, 52.0, 90.0, 50.0, 90.0, 55.0, 59.0, 130.0, 71.0, 80.0, 60.0, 95.0, 70.0, 80.0, 130.0, 65.0, 48.0, 60.0, 59.0, 70.0, 41.0, 80.0, 208.0, 65.0, 83.0, 51.0, 53.0, 80.0, 116.0, 70.0, 65.0, 71.0, 60.0, 50.0, 70.0, 53.0, 60.0, 116.0, 58.0, 45.0, 59.0, 47.0, 50.0, 79.0, 60.0, 50.0, 75.0, 51.0, 208.0, 60.0, 116.0, 48.0, 70.0, 79.0, 60.0, 70.0, 85.0, 60.0, 183.0, 88.0], "xaxis": "x", "y": [123800.0, 131700.0, 34250.0, 68860.0, 105700.0, 31620.0, 105700.0, 105400.0, 34390.0, 34350.0, 187000.0, 60590.0, 34250.0, 42520.0, 57960.0, 47400.0, 37930.0, 68860.0, 157800.0, 131700.0, 59540.0, 83240.0, 42150.0, 32880.0, 34250.0, 31610.0, 131700.0, 157800.0, 35080.0, 48220.0, 93120.0, 63240.0, 36200.0, 105400.0, 43200.0, 68860.0, 35280.0, 48550.0, 31660.0, 93120.0, 65490.0, 62710.0, 147500.0, 118600.0, 131700.0, 68860.0, 34250.0, 60590.0, 157800.0, 60280.0, 40040.0, 31660.0, 34250.0, 131700.0, 68260.0, 118500.0, 39510.0, 131700.0, 38010.0, 47390.0, 157800.0, 35640.0, 30030.0, 34980.0, 34620.0, 46090.0, 53160.0, 47420.0, 184400.0, 58270.0, 73180.0, 68860.0, 43100.0, 63220.0, 166000.0, 75780.0, 110600.0, 48550.0, 34250.0, 34450.0, 35890.0, 37480.0, 41110.0, 168600.0, 105400.0, 44200.0, 37940.0, 43740.0, 34390.0, 47420.0, 45050.0, 37190.0, 43550.0, 68860.0, 131700.0, 35080.0, 166000.0, 30560.0, 82190.0, 100800.0, 105700.0, 46090.0, 112400.0, 105700.0, 122600.0, 121200.0], "yaxis": "y"}, {"customdata": [["Xochimilco"], ["Xochimilco"], ["Xochimilco"], ["Xochimilco"], ["Xochimilco"], ["Xochimilco"], ["Xochimilco"], ["Xochimilco"], ["Xochimilco"], ["Xochimilco"]], "hovertemplate": "Boroughs=%{customdata[0]}<br>Surface Area (m²)=%{x}<br>Price (USD)=%{y}<extra></extra>", "legendgroup": "Xochimilco", "marker": {"color": "#ab63fa", "symbol": "circle"}, "mode": "markers", "name": "Xochimilco", "showlegend": true, "type": "scattergl", "x": [53.0, 90.0, 90.0, 53.0, 80.0, 78.0, 50.0, 60.0, 50.0, 86.0], "xaxis": "x", "y": [60600.0, 70520.0, 92200.0, 60590.0, 72820.0, 46890.0, 41350.0, 68510.0, 37050.0, 49000.0], "yaxis": "y"}, {"customdata": [["La Magdalena Contreras"], ["La Magdalena Contreras"], ["La Magdalena Contreras"], ["La Magdalena Contreras"], ["La Magdalena Contreras"], ["La Magdalena Contreras"], ["La Magdalena Contreras"], ["La Magdalena Contreras"]], "hovertemplate": "Boroughs=%{customdata[0]}<br>Surface Area (m²)=%{x}<br>Price (USD)=%{y}<extra></extra>", "legendgroup": "La Magdalena Contreras", "marker": {"color": "#FFA15A", "symbol": "circle"}, "mode": "markers", "name": "La Magdalena Contreras", "showlegend": true, "type": "scattergl", "x": [184.0, 80.0, 130.0, 80.0, 130.0, 57.0, 209.0, 273.0], "xaxis": "x", "y": [374300.0, 63240.0, 297700.0, 52480.0, 258700.0, 42150.0, 118500.0, 379300.0], "yaxis": "y"}], "layout": {"height": 700, "legend": {"title": {"text": "Boroughs"}, "tracegroupgap": 0}, "title": {"text": "Interactive Apartment Price vs. Surface Area by Borough"}, "width": 1000, "xaxis": {"anchor": "y", "domain": [0, 1], "tickformat": ",.0f", "title": {"text": "Surface Area (m²)"}, "type": "log"}, "yaxis": {"anchor": "x", "domain": [0, 1], "tickformat": "$,.0f", "title": {"text": "Price (USD)"}, "type": "log"}}}
